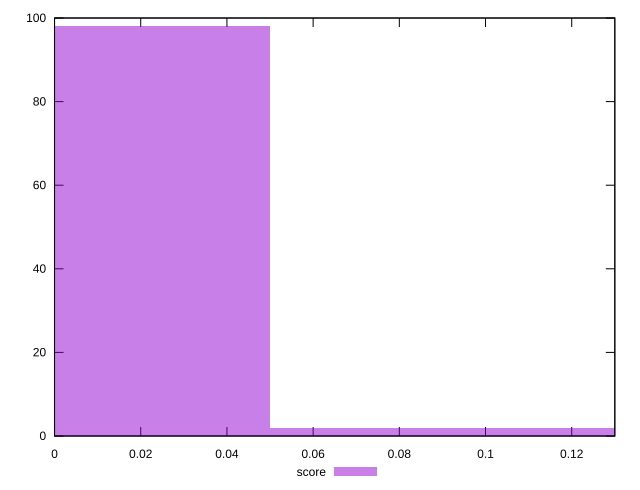

Here is the gnuplot script that generated this plot:
reset

$score <<EOF
0 98
0.1 2
EOF

set key outside below
set boxwidth 0.1
set xrange [0:0.13]
set yrange [0:100]
set trange [0:100]
set style fill transparent solid 0.5 noborder
set terminal svg size 640, 490 enhanced background rgb 'white'
set output "report_00015_2021-02-09T16-11-33.973Z/uses-text-compression/samples/pages+cached/score/histogram.svg"

plot $score title "score" with boxes

reset
